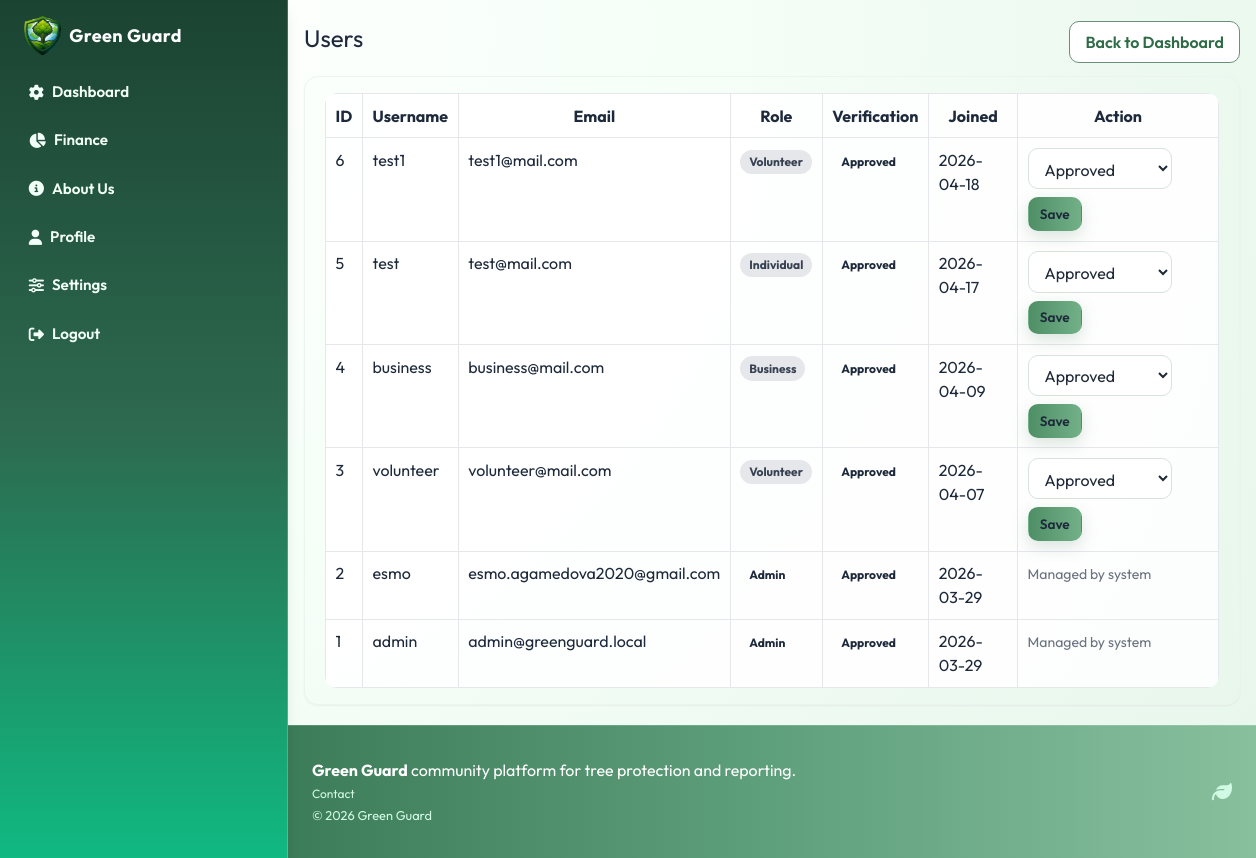
The app's page /admin/users (signed in), older data.
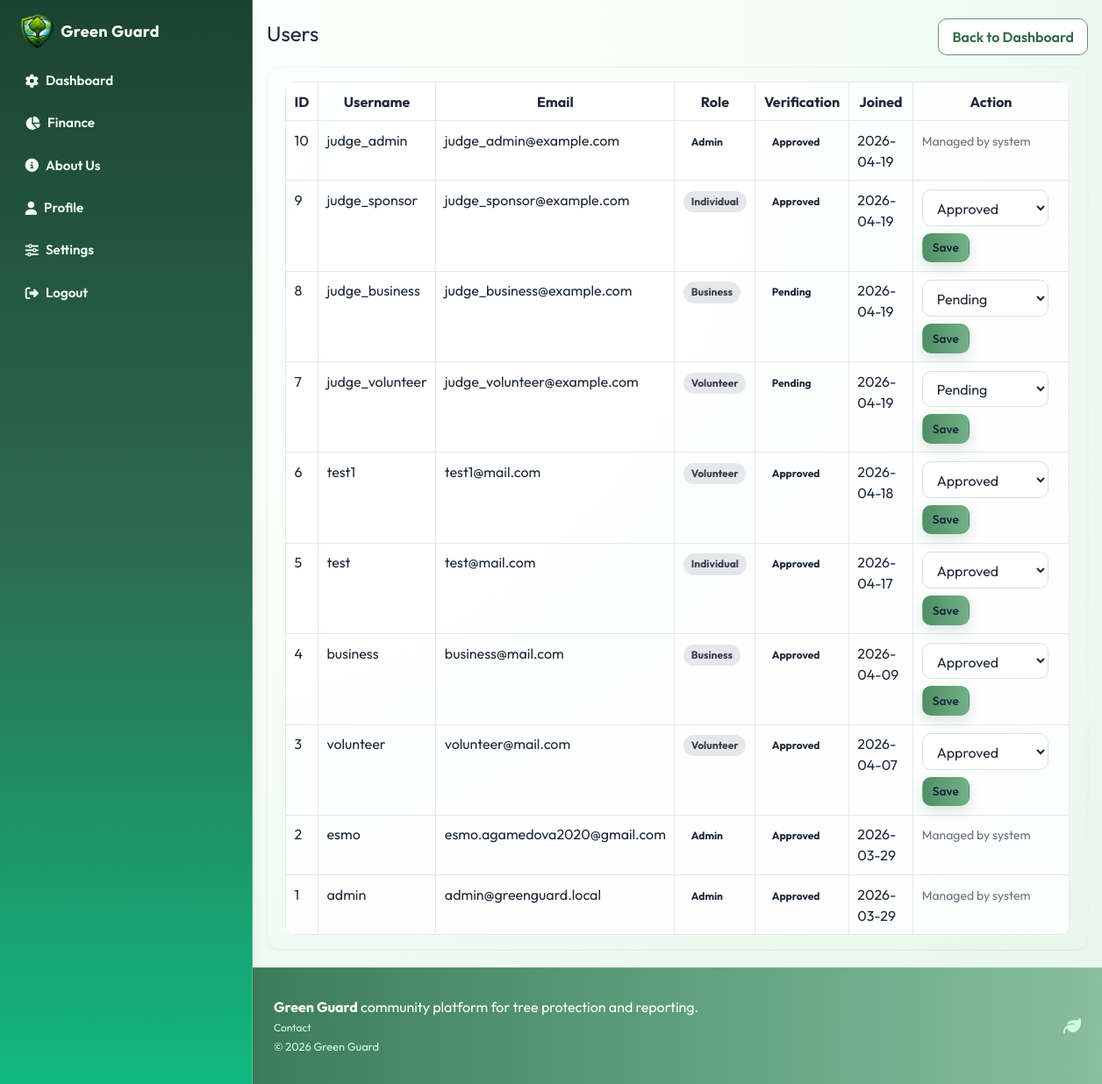
The same page, newer data.
### models.py (models this page shows, shortened)
class User(UserMixin, db.Model):
    id = db.Column(db.Integer, primary_key=True)
    username = db.Column(db.String(80), unique=True, nullable=False)
    email = db.Column(db.String(120), unique=True, nullable=False)
    password_hash = db.Column(db.String(255), nullable=False)
    role = db.Column(db.String(30), default="individual", nullable=False)
    is_admin = db.Column(db.Boolean, default=False, nullable=False)
    verification_status = db.Column(
        db.String(20), default="approved", nullable=False
    )
    verified_at = db.Column(db.DateTime)
    verified_by_id = db.Column(db.Integer, db.ForeignKey("user.id"))
    created_at = db.Column(
        db.DateTime, default=datetime.utcnow, nullable=False)
    verified_by = db.relationship(
        "User",
        remote_side=[id],
        foreign_keys=[verified_by_id],
        post_update=True,
    )
    tree_records = db.relationship(
        "TreeRecord", backref="user", lazy=True, cascade="all, delete-orphan"
    )
    cutting_reports = db.relationship(
        "CuttingReport", backref="user", lazy=True, cascade="all, delete-orphan"
    )
    volunteer_signups = db.relationship(
        "VolunteerCampaignSignup", backref="user", lazy=True, cascade="all, delete-orphan"
    )
    support_donations = db.relationship(
        "SupportDonation", backref="user", lazy=True, cascade="all, delete-orphan"
    )
    created_campaigns = db.relationship(
        "Campaign", backref="creator", lazy=True, foreign_keys="Campaign.creator_user_id"
    )
    merch_purchases = db.relationship(
        "MerchPurchase", backref="user", lazy=True, cascade="all, delete-orphan"
    )

### routes/admin.py (the view)
@admin_bp.route("/admin/users")
@login_required
@admin_required
def users():
    all_users = User.query.order_by(User.created_at.desc()).all()
    return render_template("admin/users.html", users=all_users)

### app.py (called while the page is built)
@login_manager.user_loader
def load_user(user_id: str):
    from models import User
    return User.query.get(int(user_id))

### routes/admin.py (called while the page is built)
def admin_required(view_func):
    @wraps(view_func)
    def wrapped(*args, **kwargs):
        if not current_user.is_authenticated:
            return redirect(url_for("auth.login"))
        if not current_user.is_admin:
            abort(403)
        return view_func(*args, **kwargs)
    return wrapped

### templates/admin/users.html (shortened to what this page needs)
{% extends 'base.html' %}
{% block content %}
  <div class="container my-5">
    <div class="row mb-3">
      <div class="col-12 d-flex justify-content-between align-items-center flex-wrap">
        <h1 class="h3 mb-2 mb-md-0">Users</h1>
        <a href="{{ url_for('admin.dashboard') }}" class="btn btn-outline-secondary">Back to Dashboard</a>
      </div>
    </div>
    <div class="card shadow-sm">
      <div class="card-body table-responsive">
        <table class="table table-bordered table-striped mb-0">
          <thead>
            <tr>
              <th>ID</th>
              <th>Username</th>
              <th>Email</th>
              <th>Role</th>
              <th>Verification</th>
              <th>Joined</th>
              <th>Action</th>
            </tr>
          </thead>
          <tbody>
            {% for user in users %}
              <tr>
                <td>{{ user.id }}</td>
                <td>{{ user.username }}</td>
                <td>{{ user.email }}</td>
                <td>
                  {% if user.is_admin %}
                    <span class="badge badge-warning">Admin</span>
                  {% else %}
                    <span class="badge badge-secondary">{{ user.role|replace('_', ' ')|title }}</span>
                  {% endif %}
                </td>
                <td>
                  {% if user.is_admin %}
                    <span class="badge badge-warning">Approved</span>
                  {% elif user.verification_status == 'approved' %}
                    <span class="badge badge-success">Approved</span>
                  {% elif user.verification_status == 'rejected' %}
                    <span class="badge badge-danger">Rejected</span>
                  {% else %}
                    <span class="badge badge-warning">Pending</span>
                  {% endif %}
                </td>
                <td>{{ user.created_at.strftime('%Y-%m-%d') }}</td>
                <td>
                  {% if user.is_admin %}
                    <span class="text-muted small">Managed by system</span>
                  {% else %}
                    <form method="POST" action="{{ url_for('admin.update_user_verification', user_id=user.id) }}" class="form-inline">
                      <select name="verification_status" class="form-control form-control-sm mr-2">
                        {% for status in ['approved', 'pending', 'rejected'] %}
                          {% if status == user.verification_status %}
                            <option value="{{ status }}" selected>{{ status|title }}</option>
                          {% else %}
                            <option value="{{ status }}">{{ status|title }}</option>
                          {% endif %}
                        {% endfor %}
                      </select>
                      <button type="submit" class="btn btn-sm btn-primary">Save</button>
                    </form>
                  {% endif %}
                </td>
              </tr>
            {% else %}
              <tr>
                <td colspan="7" class="text-center text-muted">No users available.</td>
              </tr>
            {% endfor %}
          </tbody>
        </table>
      </div>
    </div>
  </div>
{% endblock %}

### templates/base.html (shortened to what this page needs)
<!DOCTYPE html>
<html lang="en">
  <head>
    <script src="https://cdn.tailwindcss.com"></script>
    <link rel="stylesheet" href="https://cdnjs.cloudflare.com/ajax/libs/font-awesome/6.4.2/css/all.min.css" />
    <link rel="stylesheet" href="{{ url_for('static', filename='css/style.css') }}" />
  </head>
  <body class="min-h-screen font-sans text-slate-800 antialiased">
    <div class="min-h-screen md:flex">
      <aside class="gg-sidebar z-40 border-b border-white/20 bg-gradient-to-b from-gg-forest via-gg-moss to-emerald-500 shadow-lg md:sticky md:top-0 md:flex md:h-screen md:w-72 md:shrink-0 md:flex-col md:border-b-0 md:border-r">
        <div class="flex items-center justify-between px-4 py-4 sm:px-6 md:justify-start">
          {% if current_user.is_authenticated and current_user.is_admin %}
            <a class="inline-flex items-center gap-2 text-white" href="{{ url_for('admin.dashboard') }}">
              <img src="{{ url_for('static', filename='images/green-guard-logo.png') }}" alt="Green Guard logo" class="h-10 w-auto object-contain" />
              <strong class="text-lg tracking-wide">Green Guard</strong>
            </a>
          {% else %}
            <a class="inline-flex items-center gap-2 text-white" href="{{ url_for('main.index') }}">
              <img src="{{ url_for('static', filename='images/green-guard-logo.png') }}" alt="Green Guard logo" class="h-10 w-auto object-contain" />
              <strong class="text-lg tracking-wide">Green Guard</strong>
            </a>
          {% endif %}
        </div>
        <div id="menuPanel" class="hidden px-3 pb-4 md:block md:min-h-0 md:flex-1 md:overflow-y-auto md:px-4 md:pb-6">
          <ul class="flex flex-col gap-2">
            {% if current_user.is_authenticated and current_user.is_admin %}
              <li>
                <a class="gg-nav-link" href="{{ url_for('admin.dashboard') }}"><i class="fas fa-cog"></i> Dashboard</a>
              </li>
              <li>
                <a class="gg-nav-link" href="{{ url_for('admin.money') }}"><i class="fas fa-chart-pie"></i> Finance</a>
              </li>
              <li>
                <a class="gg-nav-link" href="{{ url_for('main.about') }}"><i class="fas fa-circle-info"></i> About Us</a>
              </li>
              <li>
                <a class="gg-nav-link" href="{{ url_for('main.profile') }}"><i class="fas fa-user"></i> Profile</a>
              </li>
              <li>
                <a class="gg-nav-link" href="{{ url_for('auth.settings') }}"><i class="fas fa-sliders-h"></i> Settings</a>
              </li>
              <li>
                <a class="gg-nav-link" href="{{ url_for('auth.logout') }}"><i class="fas fa-sign-out-alt"></i> Logout</a>
              </li>
            {% endif %}
          </ul>
        </div>
      </aside>
      <div class="flex min-h-screen flex-1 flex-col">
        <main class="gg-main flex-1">
          {% block content %}
          {% endblock %}
        </main>
        <footer class="gg-footer mt-auto border-t border-white/15 py-8 text-white">
          <div class="mx-auto flex w-full max-w-6xl flex-col items-start justify-between gap-3 px-4 sm:flex-row sm:items-center sm:px-6">
            <div>
              <p class="mb-1 text-sm sm:text-base">
                <strong>Green Guard</strong> community platform for tree protection and reporting.
              </p>
              <p class="text-xs text-emerald-100">
                <a href="{{ url_for('main.contact') }}" class="underline-offset-2 hover:underline">Contact</a>
              </p>
              <small class="text-emerald-100">&copy; 2026 Green Guard</small>
            </div>
            <i class="fas fa-leaf text-xl text-emerald-100"></i>
          </div>
        </footer>
      </div>
    </div>
  </body>
</html>

### static/css/style.css (style rules this page uses)
:root { --gg-green-dark: #2f6b47; --gg-green-mid: #5fa07c; --gg-green-soft: #ecf9f0; --gg-earth: #b8a398; --gg-blush: #dff3e5; --gg-sky: #d8efe0; --gg-lemon: #f1f8dc; --gg-text: #223229; --gg-shadow: 0 10px 24px rgba(74, 125, 95, 0.16); }
body { font-family: 'Outfit', sans-serif; background: radial-gradient(circle at 8% 4%, #ffffff 0%, #f7fff9 35%, #eefaf1 70%, #e7f6ea 100%); color: var(--gg-text); }
img, video { max-width: 100%; height: auto; }
.gg-nav-link { display: inline-flex; align-items: center; gap: 0.5rem; width: 100%; border-radius: 12px; padding: 0.55rem 0.8rem; color: #f2fff8; font-weight: 600; font-size: 0.95rem; transition: background-color 0.2s ease, transform 0.2s ease; }
.gg-sidebar { backdrop-filter: blur(6px); }
#menuPanel { scrollbar-width: thin; scrollbar-color: rgba(232, 255, 243, 0.55) rgba(12, 48, 34, 0.2); }
.gg-main { min-height: 70vh; }
.gg-footer { background: linear-gradient(90deg, #3d7c58 0%, #5fa07c 50%, #88bf9d 100%); }
.card { border: 1px solid #edf3ee; border-radius: 14px; box-shadow: var(--gg-shadow); }
.btn, .form-control, .custom-select { border-radius: 10px; }
.btn-primary, .btn-success { border: none; background: linear-gradient(90deg, #4f8f66 0%, #72b088 100%); box-shadow: 0 6px 15px rgba(122, 157, 138, 0.25); }
.table { background: rgba(255, 255, 255, 0.88); border-radius: 12px; overflow: hidden; }
.table-responsive { width: 100%; overflow-x: auto; -webkit-overflow-scrolling: touch; }
.form-inline { display: flex; flex-wrap: wrap; align-items: center; gap: 0.5rem; }
.form-inline .form-control, .form-inline .custom-select { width: auto; min-width: 9rem; }
.container { width: 100%; max-width: 1120px; margin-left: auto; margin-right: auto; padding-left: 1rem; padding-right: 1rem; }
.row { display: flex; flex-wrap: wrap; margin-left: -0.75rem; margin-right: -0.75rem; }
[class*="col-"] { width: 100%; padding-left: 0.75rem; padding-right: 0.75rem; }
.col-12 { width: 100%; }
.d-flex { display: flex; }
.align-items-center { align-items: center; }
.justify-content-between { justify-content: space-between; }
.text-white, .text-light { color: #ffffff; }
.text-muted { color: #6b7280; }
.small, small { font-size: 0.875rem; }
.h3 { font-size: 1.5rem; }
.card-header, .card-body { padding: 1rem 1.25rem; }
.btn { display: inline-flex; align-items: center; justify-content: center; gap: 0.35rem; font-weight: 600; border: 1px solid transparent; padding: 0.5rem 0.95rem; cursor: pointer; text-decoration: none; }
.btn-sm { font-size: 0.85rem; padding: 0.35rem 0.7rem; }
.btn-outline-primary, .btn-outline-secondary { border-color: #6b8f7a; color: #2f6b47; background: #ffffff; }
.form-control, .custom-select { width: 100%; background: #fff; border: 1px solid #d8e3dc; padding: 0.55rem 0.75rem; color: #1f2937; }
.table { width: 100%; border-collapse: collapse; }
.table th, .table td { border: 1px solid #e5e7eb; padding: 0.6rem; vertical-align: top; }
.table-responsive>.table { min-width: 720px; }
.badge { display: inline-block; border-radius: 999px; padding: 0.2rem 0.55rem; font-size: 0.75rem; font-weight: 700; }
.badge-secondary { background: #e5e7eb; color: #374151; }
.shadow-sm { box-shadow: 0 6px 18px rgba(74, 125, 95, 0.12); }
.flex-wrap { flex-wrap: wrap; }
.mr-2 { margin-right: 0.5rem; }
.my-5 { margin-top: 3rem; margin-bottom: 3rem; }
.mb-0 { margin-bottom: 0; }
.mb-1 { margin-bottom: 0.25rem; }
.mb-2 { margin-bottom: 0.5rem; }
.mb-3 { margin-bottom: 1rem; }
.py-4 { padding-top: 1.5rem; padding-bottom: 1.5rem; }

Row changes from the older to the newer data that the page shows:
added User: id "10", username "judge_admin", email "judge_admin@example.com", is_admin "Admin", created_at "2026-04-19"
added User: id "9", username "judge_sponsor", email "judge_sponsor@example.com", role "Individual", is_admin "Approved", created_at "2026-04-19", verification_status "Approved"
added User: id "8", username "judge_business", email "judge_business@example.com", role "Business", is_admin "Pending", created_at "2026-04-19", verification_status "Pending"
added User: id "7", username "judge_volunteer", email "judge_volunteer@example.com", role "Volunteer", is_admin "Pending", created_at "2026-04-19", verification_status "Pending"
